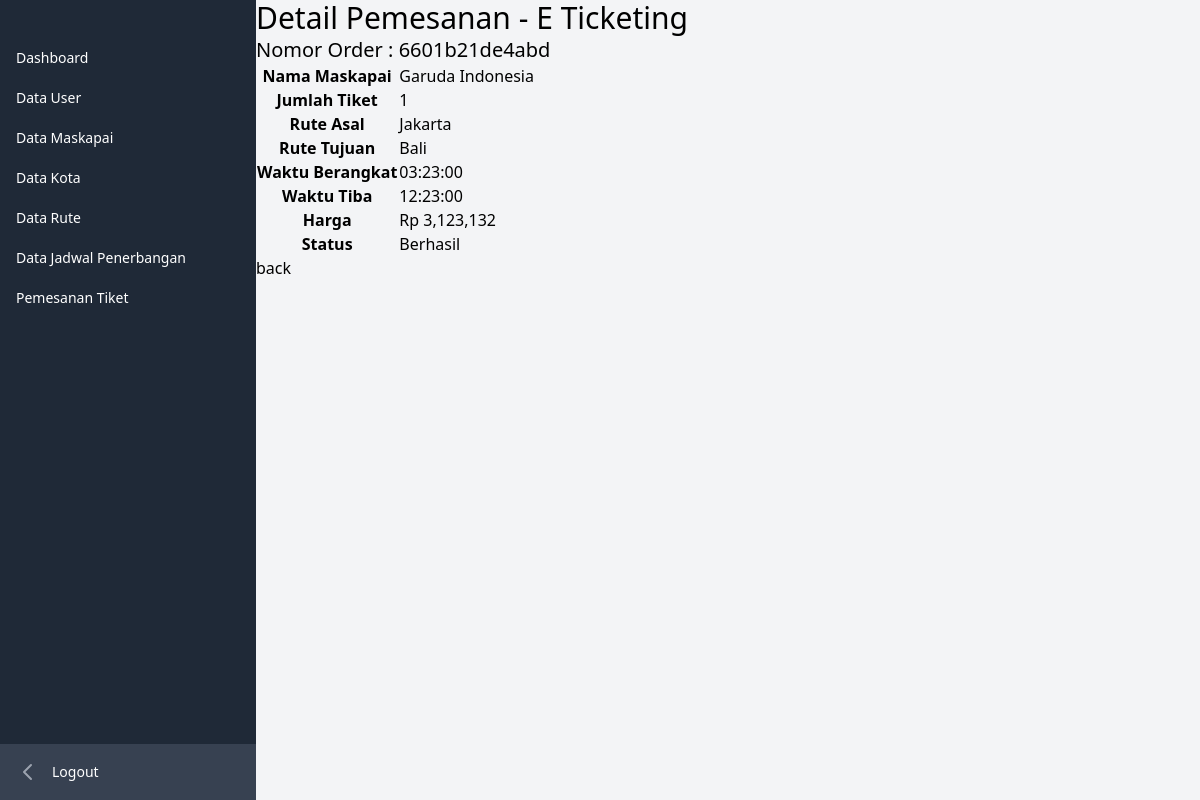
Screenshot of /admin/order/detail.php?id=6601b21de4abd with the database file from the repository.
### tables this page shows
CREATE TABLE `order_detail` (
  `id_order_detail` int(11) NOT NULL,
  `id_user` int(11) NOT NULL,
  `id_penerbangan` int(11) NOT NULL,
  `id_order` varchar(20) NOT NULL,
  `jumlah_tiket` int(11) NOT NULL,
  `total_harga` int(11) NOT NULL
);

CREATE TABLE `order_tiket` (
  `id_order` varchar(20) NOT NULL,
  `tanggal_transaksi` date NOT NULL,
  `struk` varchar(100) NOT NULL,
  `status` enum('Proses','Berhasil','Gagal') NOT NULL
);

CREATE TABLE `maskapai` (
  `id_maskapai` int(11) NOT NULL,
  `logo_maskapai` text DEFAULT NULL,
  `nama_maskapai` varchar(50) NOT NULL,
  `kapasitas` int(11) NOT NULL
);

CREATE TABLE `rute` (
  `id_rute` int(11) NOT NULL,
  `id_maskapai` int(11) NOT NULL,
  `rute_asal` varchar(100) NOT NULL,
  `rute_tujuan` varchar(100) NOT NULL,
  `tanggal_pergi` date NOT NULL
);

CREATE TABLE `jadwal_penerbangan` (
  `id_jadwal` int(11) NOT NULL,
  `id_rute` int(11) NOT NULL,
  `waktu_berangkat` time NOT NULL,
  `waktu_tiba` time NOT NULL,
  `harga` int(11) NOT NULL,
  `kapasitas_kursi` int(11) NOT NULL
);

### admin/order/detail.php (the view, shortened to what this page needs)
<?php
require "functions.php";
$id_order = $_GET['id'];
$detailTiket = mysqli_query($conn, "SELECT * FROM order_detail
INNER JOIN order_tiket ON order_detail.id_order = order_tiket.id_order
INNER JOIN user ON order_detail.id_user = user.id_user
INNER JOIN jadwal_penerbangan ON order_detail.id_penerbangan = jadwal_penerbangan.id_jadwal
INNER JOIN rute ON rute.id_rute = jadwal_penerbangan.id_rute
INNER JOIN maskapai ON maskapai.id_maskapai = rute.id_maskapai
WHERE order_detail.id_order = '$id_order'");
?>
<?php require '../../layouts/sidebar_admin.php'; ?>
<div class="list-tiket-pesawat">
    <h1 class="text-3xl">Detail Pemesanan - E Ticketing</h1>
    <?php foreach ($detailTiket as $data) : ?>
        <h4 class="text-xl">Nomor Order : <?= $data["id_order"]; ?></h4>
        <table class="">
            <tr>
                <th>Nama Maskapai</th>
                <td><?= $data["nama_maskapai"]; ?></td>
            </tr>
            <tr>
                <th>Jumlah Tiket</th>
                <td><?= $data["jumlah_tiket"]; ?></td>
            </tr>
            <tr>
                <th>Rute Asal</th>
                <td><?= $data["rute_asal"]; ?></td>
            </tr>
            <tr>
                <th>Rute Tujuan</th>
                <td><?= $data["rute_tujuan"]; ?></td>
            </tr>
            <tr>
                <th>Waktu Berangkat</th>
                <td><?= $data["waktu_berangkat"]; ?></td>
            </tr>
            <tr>
                <th>Waktu Tiba</th>
                <td><?= $data["waktu_tiba"]; ?></td>
            </tr>
            <tr>
                <th>Harga</th>
                <td>Rp <?= number_format($data["harga"]); ?></td>
            </tr>
            <tr>
                <th>Status</th>
                <?php
                if($data["status"] == "Proses"){
                    ?>
                    <td ><?= $data["status"]; ?></td>
                    <?php
                } else if($data["status"] == "Berhasil"){
                       ?>
                    <td ><?= $data["status"]; ?></td>
                    <?php
                } else if($data["status"] == "Gagal"){
                    ?>
                    <td ><?= $data["status"]; ?></td>
                    <?php
                }
            ?>
            </tr>
        </table>
        <a class="" href="index.php">back</a>
    <?php endforeach; ?>
</div>

### rows the page displays
order_detail: id_order.id_order "6601b21de4abd", maskapai.nama_maskapai "Garuda Indonesia", jumlah_tiket "1", rute.rute_asal "Jakarta", rute.rute_tujuan "Bali", id_penerbangan.waktu_berangkat "03:23:00", id_penerbangan.waktu_tiba "12:23:00", id_penerbangan.harga "3,123,132", id_order.status "Berhasil"
